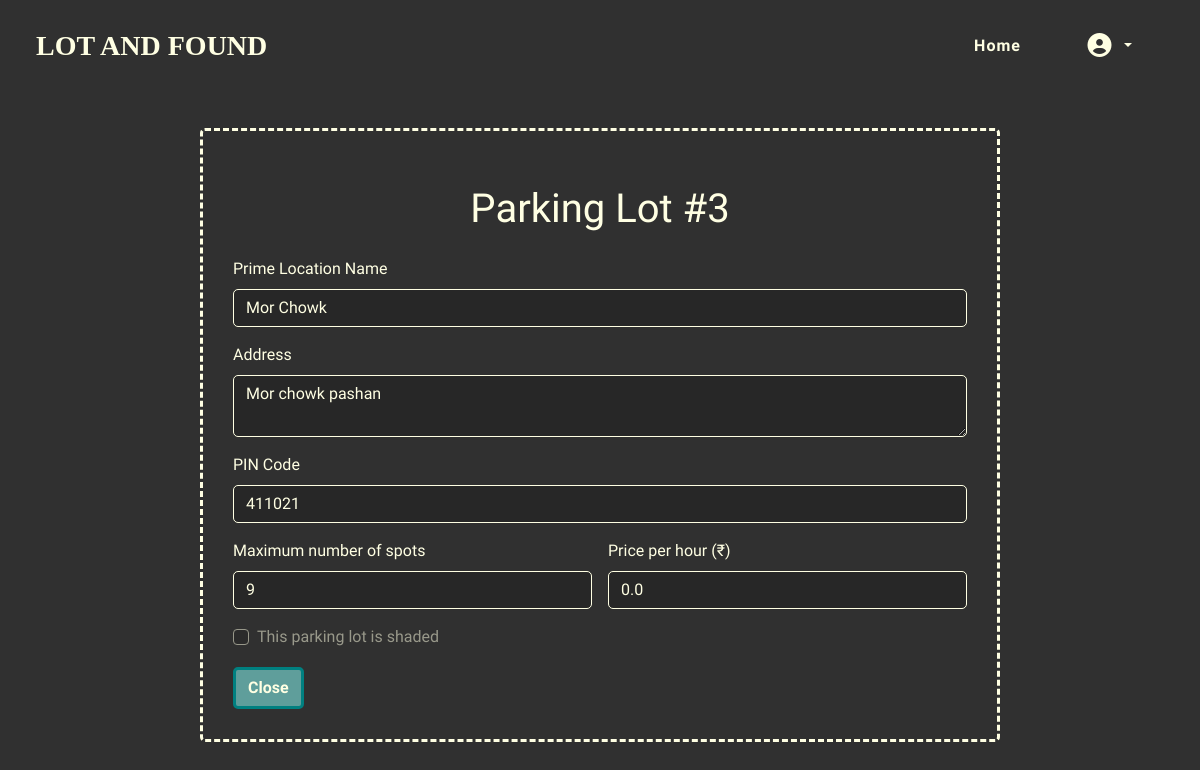
Before: /lot/3 (signed in) with the older database file.
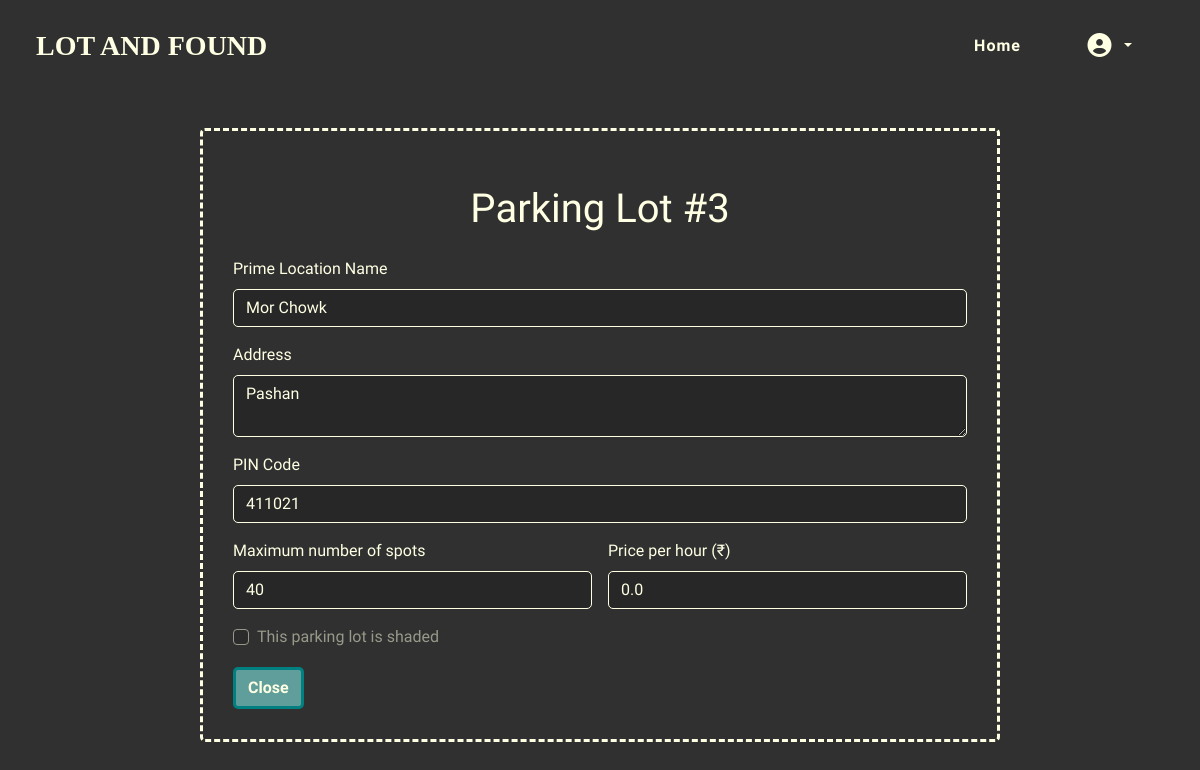
After: the same page with the newer database file.
### models.py (models this page shows)
class Lot(db.Model):
    __tablename__ = 'lot'
    lot_id = db.Column(db.Integer, primary_key=True)
    prime_loc = db.Column(db.String(30), nullable=False)
    address = db.Column(db.String(150), nullable=False)
    pincode = db.Column(db.CHAR(6), nullable=False)
    price_per_hr = db.Column(db.Double(),nullable = False)
    max_spots = db.Column(db.Integer,nullable=False)
    is_shaded = db.Column(db.Boolean, default=False)
    spots = db.relationship('Spot', backref = 'lot', cascade ="all, delete-orphan", lazy=True)

### routes.py (the view)
@app.route('/lot/<int:lot_id>')
@auth_required
def view_lot(lot_id):
    lot = Lot.query.get(lot_id)
    if lot:
        return render_template("view_lot.html", lot = lot)
    else:
        flash("Lot not found","error")
        return redirect(url_for('admin'))

### routes.py (called while the page is built)
def auth_required(func):
    @wraps(func)
    def inner(*args, **kwargs):
        if 'user_id' in session:
            return func(*args, **kwargs)
        else:
            flash("Please login first","warning")
            return redirect(url_for('login'))
    return inner

### templates/view_lot.html (shortened to what this page needs)
{% extends "base.html" %}
{% block content %}
<div class="container my-5 my-container">
<h1 class="display-6 my-display my-4">Parking Lot #{{lot.lot_id}}</h1>
<form class="row g-3">
  <div class="col-12">
    <label for="prime_loc" class="form-label my-label">Prime Location Name</label>
    <input type="text" name = "prime_loc" class="form-control my-input" placeholder="Area or Landmark" id="prime_loc" required value="{{lot.prime_loc}}" readonly>
  </div>
  <div class="col-12">
    <label for="address" class="form-label my-label">Address</label>
    <textarea type="text" name = "address" class="form-control my-input" id="address" placeholder="123 Main Road" required readonly>{{lot.address}}</textarea>
  </div>
  <div class="col-12">
    <label for="pin" class="form-label my-label">PIN Code</label>
    <input name = "pin" type="text" class="form-control my-input" id="pin" placeholder="6-digit pincode" required value="{{lot.pincode}}" readonly>
  </div>
  <div class="col-md-6">
    <label for="max_spots" class="form-label my-label">Maximum number of spots</label>
    <input name = "max_spots" type="number" class="form-control my-input" id="max_spots" min="3" placeholder="3 and above" required value="{{lot.max_spots}}" readonly>
  </div>
  <div class="col-md-6">
    <label for="price" class="form-label my-label">Price per hour (₹)</label>
    <input name = "price" type="number" class="form-control my-input" id="price" min="0" required value="{{lot.price_per_hr}}" readonly>
  </div>
  <div class="col-12">
    <div class="form-check">
      {% if lot.is_shaded %}
      <input class="form-check-input my-input" type="checkbox" id="is_shaded" name = "is_shaded" checked disabled>
      {% else %}
      <input class="form-check-input my-input" type="checkbox" id="is_shaded" name = "is_shaded" disabled>
      {% endif %}
      <label class="form-check-label my-label" for="is_shaded">
        This parking lot is shaded
      </label>
    </div>
  </div>
  <div class="col-12">
    <a href="{{url_for('home')}}" class="btn my-btn">Close</a>
  </div>
</form>
</div>
{% endblock %}

### templates/base.html (shortened to what this page needs)
<!DOCTYPE html>
<html lang="en">
<head>
    <link href="https://cdn.jsdelivr.net/npm/bootstrap@5.3.7/dist/css/bootstrap.min.css" rel="stylesheet">
    <link rel="stylesheet" href="{{ url_for('static', filename='style.css') }}">
    <link rel="stylesheet" href="https://cdnjs.cloudflare.com/ajax/libs/font-awesome/7.0.0/css/all.min.css">
</head>
<body>
    <nav class="navv navbar navbar-expand-lg pt-3 pb-2 px-4 justify-content-between">
        <div class="container-fluid">
            <a class="navbar-brand fs-3 fw-bold mt-1" href="/">LOT AND FOUND</a>
            <div class="collapse navbar-collapse justify-content-between" id="navbarNav">
                <ul class="navbar-nav text-center mt-1">
                    {% if 'user_id' not in session %}
                    <li class="nav-item mx-2 my-1 ">
                        <a class="nav-link my-nav-link px-4 py-1 fs-6" href="{{url_for('login')}}">Login</a>
                    </li>
                    <li class="nav-item mx-2 my-1">
                        <a class="nav-link my-nav-link px-4 py-1 fs-6" href="{{url_for('sign_up')}}">Sign Up</a>
                    </li>
                    {% else %}
                    <li class="nav-item mx-2 my-1">
                        <a class="nav-link my-nav-link px-4 py-1 fs-6" aria-current="page" href="{{url_for('home')}}">Home</a>
                    </li>
                    <li class="nav-item dropdown mx-2 my-1">
                        <a class="nav-link my-nav-link dropdown-toggle px-4 py-1 fs-6" href="#" role="button" data-bs-toggle="dropdown" aria-expanded="false">
                            <i class="fas fa-circle-user fa-xl"></i>
                        </a>
                    </li>
                    {% endif %}
                </ul>
            </div>
        </div>
    </nav>
    {% block content %}
    {% endblock %}
</body>
</html>

### static/style.css (style rules this page uses)
* { margin:0px; padding:0px; }
body { font-family: 'Reddit Sans Condensed'; background: #303030; min-height:100vh; color:#ffffe3; }
.my-display { font-family:'Jua'; justify-self: center; }
.navbar-brand { font-family:'Norwester'; color:#ffffe3; }
.my-nav-link { font-weight: bold; color:#ffffe3; border-radius: 5px; letter-spacing: 1px; transition: 0.3s; }
.my-btn, .my-btn-alt:hover { color: #ffffe3; font-weight: bold; background-color: #5F9E9B; border-radius: 5px; border-color: #008080; border-width: 3px; }
.my-input,.my-input:checked { background-color: #272727; border-color:#ffffe3; border-width:1px; border-radius: 5px; color:#ffffe3 !important; }
.my-input::placeholder { color:#ffffe3; }
.my-label { color:#ffffe3 !important; }
a, a:visited { color: #ffffe3; text-decoration: none; }
.my-container { border-style: dashed; border-color: #ffffe3; border-width:3px; border-radius:5px; padding:30px; max-width:800px; justify-content: center; }

Changed rows visible on the page:
changed Lot "Mor Chowk": address "Mor chowk pashan" → "Pashan"; max_spots "9" → "40"
